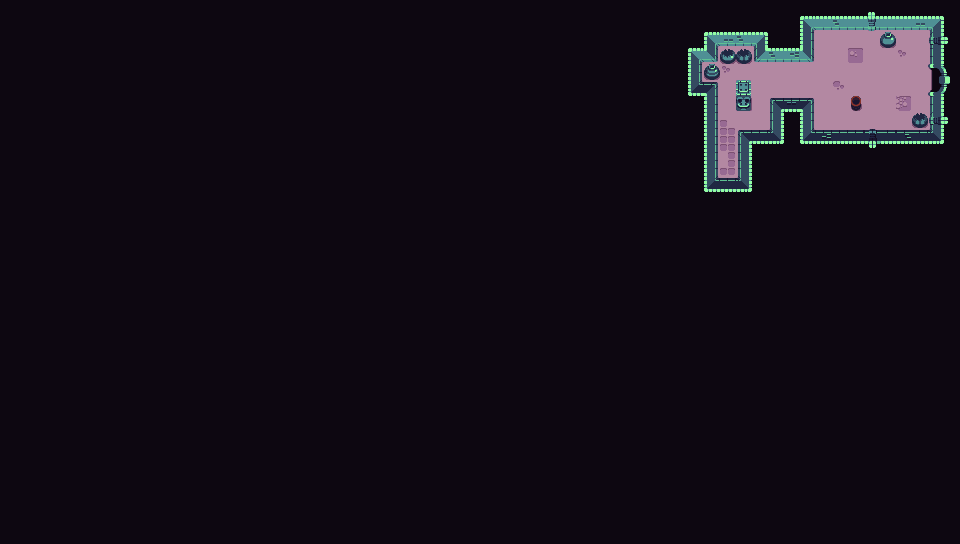

This is a level from a 2D game, rendered from its Tiled map with the project's own tilesets. A one-line summary and the map file follow, with tile-layer data summarised:
An orthogonal 60x34 tile map with 16x16 px tiles, 4 tile layers (background_layer, obstacles_layer, transparent_obstacles_layer, top_layer).

<map version="1.10" tiledversion="1.10.2" orientation="orthogonal" renderorder="right-down" width="60" height="34" tilewidth="16" tileheight="16" infinite="0" nextlayerid="6" nextobjectid="1">
 <editorsettings>
  <export format="json" />
 </editorsettings>
 <tileset firstgid="1" name="dungeon_tilemap" tilewidth="16" tileheight="16" tilecount="247" columns="19">
  <image source="dungeon_spritesheet.png" width="304" height="208" />
 </tileset>
 <layer id="1" name="background_layer" width="60" height="34">
  <data>[2040 cells, 1974 non-empty, 9 distinct tile ids]</data>
 </layer>
 <layer id="2" name="obstacles_layer" width="60" height="34">
  <properties>
   <property name="collide" type="bool" value="true" />
  </properties>
  <data>[2040 cells, 1981 non-empty, 35 distinct tile ids]</data>
 </layer>
 <layer id="5" name="transparent_obstacles_layer" width="60" height="34">
  <data>[2040 cells, 0 non-empty, 0 distinct tile ids]</data>
 </layer>
 <layer id="4" name="top_layer" width="60" height="34">
  <data>[2040 cells, 1 non-empty, 1 distinct tile ids]</data>
 </layer>
</map>
